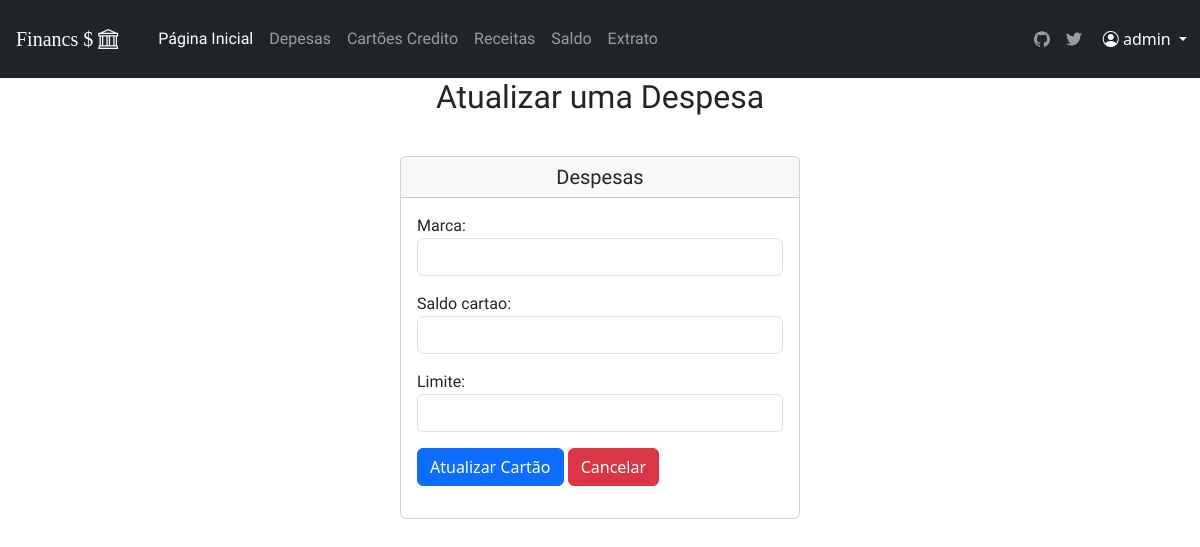
Page /atualizar_cartao/5 (signed in) on the earlier database version.
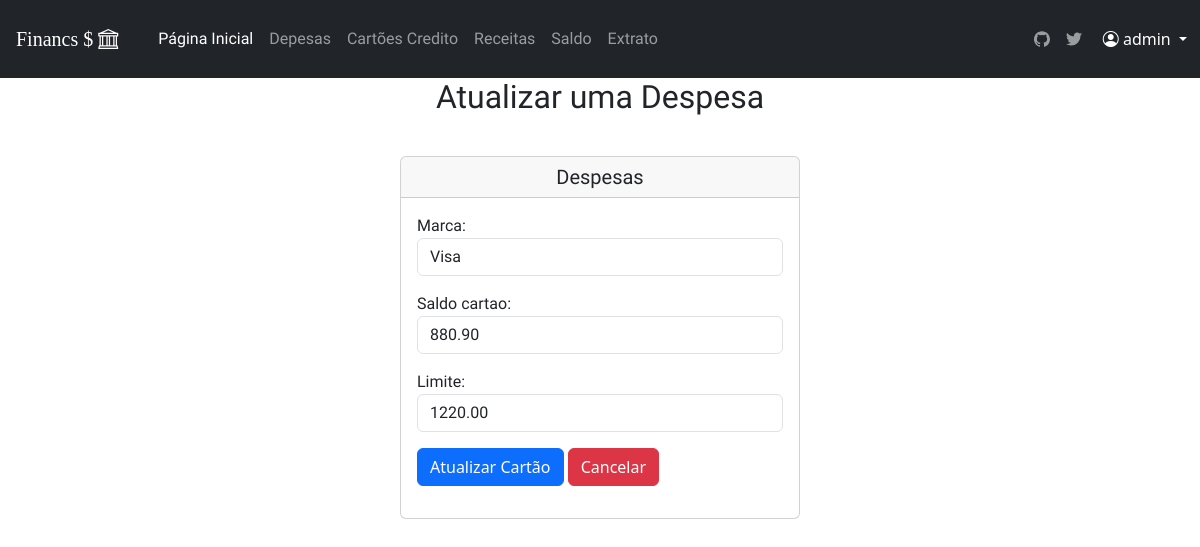
Same page on the later database version.
### financas/models.py (models this page shows, shortened)
class Cartao_credito (models.Model):
    id_usuario= models.ForeignKey(User, on_delete=models.CASCADE)
    Marca =  models.CharField(max_length=100)
    limite = models.DecimalField(max_digits=10, decimal_places=2)
    saldo_cartao = models.DecimalField(max_digits=10, decimal_places=2)

### financas/views.py (the view)
# urls.py: path('atualizar_cartao/<id_cartao>', atualizar_cartao, name='atualizar_cartao'),
@login_required
def atualizar_cartao(request, id_cartao):
    cartao = Cartao_credito.objects.filter(id=id_cartao, id_usuario=request.user).first()
    id_usuario = request.user.id
    if request.method == 'POST':
        form = Cartao_att(request.POST, instance=cartao)
        if form.is_valid():
            form.save()
            return redirect('saldo', id_usuario )
    else:
        form = Cartao_att(instance=cartao)
    context = {
        'form': form
    }
    return render(request, 'saldo/atualizar_cartao.html', context)

### financas/forms.py
class Cartao_att(forms.ModelForm):
    class Meta:
        model = Cartao_credito
        fields = ['Marca', 'saldo_cartao', 'limite']
        widgets = {
            'Marca': forms.TextInput(attrs={'class': 'form-control'}),
            'saldo_cartao': forms.NumberInput(attrs={'class': 'form-control'}),
            'limite' : forms.NumberInput(attrs={'class': 'form-control'}),
        }

### financ/timeout.py (called while the page is built, shortened)
    def __call__(self, request):
        if request.user.is_authenticated:
            last_activity = request.session.get('last_activity')
            request.session['last_activity'] = datetime.datetime.now().isoformat()
        response = self.get_response(request)
        return response

### financas/static/templates/saldo/atualizar_cartao.html (shortened to what this page needs)
{%extends 'base.html'%}
{%load static %}
{%block content%}
<h2 class=" text-center">Atualizar uma Despesa</h2>
<div class='container mt-4 d-flex justify-content-center align-items-center'>
    <div class="card mt-3" style="width:400px">
      <h5 class="card-header text-center">Despesas</h5>
      <div class="card-body ">
                <form method="post">
                    <div class="form-group">
                  {{form.as_p}}
                <button type="submit" class="btn btn-primary text-white" >Atualizar Cartão </button>
                <a href="{%url 'saldo' request.user.id %}" class="btn btn-danger text-white" >Cancelar</a>
                </form>
      </div>
    </div>
</div>
{%endblock%}

Differences in the rows shown:
added Cartao_credito: Marca "Visa", saldo_cartao "880.90", limite "1220.00"
